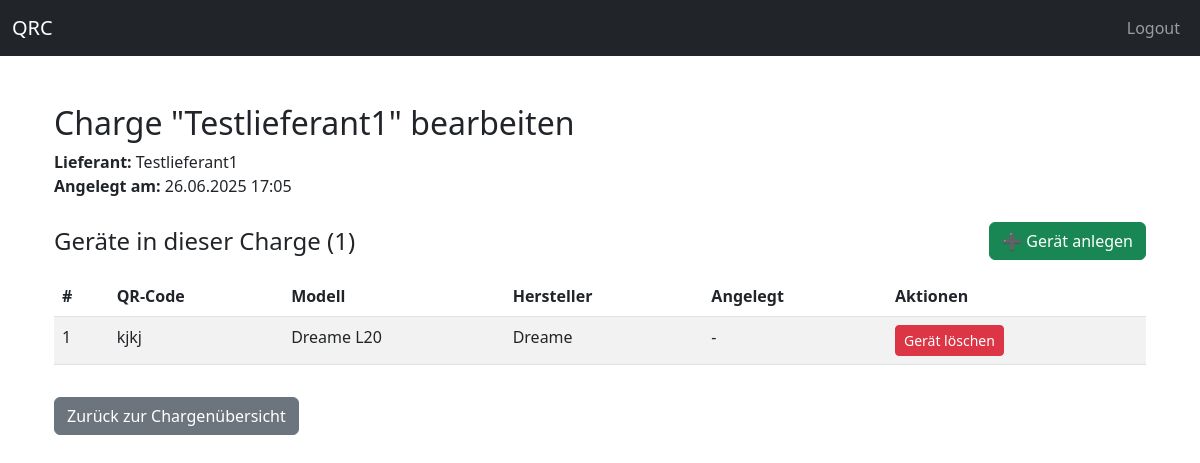
Page /admin/charge/1/bearbeiten (signed in) on the earlier database version.
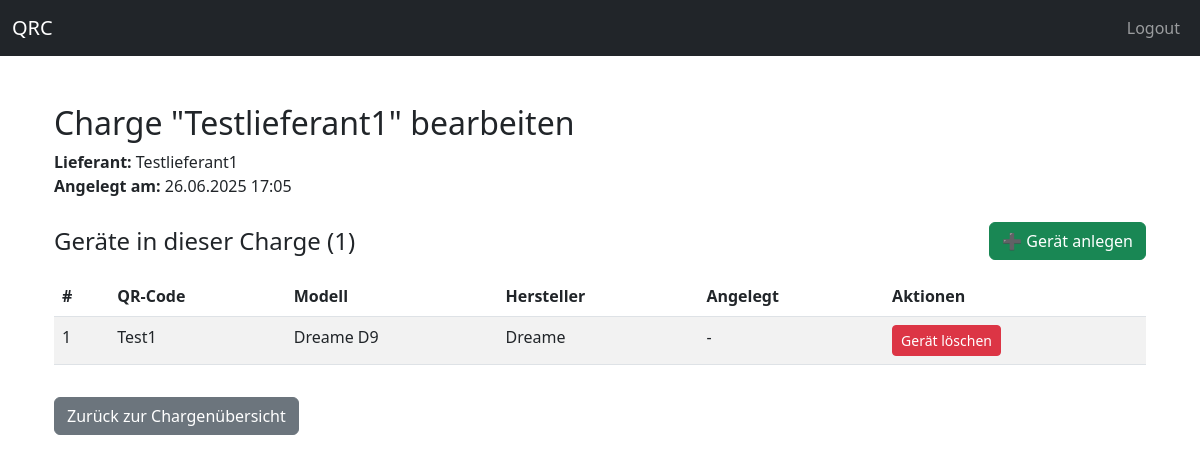
Same page on the later database version.
### app/models/geraet_db.py (models this page shows)
class Geraet(db.Model):
    __tablename__ = "geraete"
    id = db.Column(db.Integer, primary_key=True)
    qrcode = db.Column(db.String, unique=True, nullable=False)
    modell_id = db.Column(
        db.Integer,
        db.ForeignKey("modell.id", name="fk_geraete_modell_id"),
        nullable=False
    )
    charge_id = db.Column(
        db.Integer,
        db.ForeignKey('charge.id', name="fk_geraete_charge_id"),
        nullable=True
    )
    zustand_id = db.Column(
        db.Integer,
        db.ForeignKey("zustaende.id", name="fk_geraete_zustand_id"),
        nullable=False
    )
    benutzer_id = db.Column(
        db.Integer,
        db.ForeignKey("benutzer.id", name="fk_geraete_benutzer_id"),
        nullable=True
    )
    status = db.Column(db.String, nullable=False, server_default="Unbekannt")
    ausgepackt = db.Column(db.Boolean, default=False)
    gereinigt = db.Column(db.Boolean, default=False)
    getestet = db.Column(db.Boolean, default=False)
    bilder_einpackfertig = db.Column(db.Boolean, default=False)
    bilder_fertig = db.Column(db.Boolean, default=False)
    einpackbereit = db.Column(db.Boolean, default=False)
    modell = db.relationship("Modell", back_populates="geraete")
    zustand = db.relationship("Zustand")
    benutzer = db.relationship("Benutzer", backref="geraete")
    historie = db.relationship("Historie", backref="geraet", lazy=True)
    module = db.relationship("Modul", back_populates="geraet", cascade="all, delete-orphan")
    teile = db.relationship("Teil", back_populates="geraet")
    testdurchlaeufe = db.relationship("GeraeteTestDurchlauf", back_populates="geraet", cascade="all, delete-orphan")

### app/models/modell_db.py (models this page shows, shortened)
class Modell(db.Model):
    __tablename__ = "modell"
    id = db.Column(db.Integer, primary_key=True, index=True)
    name = db.Column(db.String(100), unique=True, nullable=False, index=True)
    kategorie_id = db.Column(db.Integer, db.ForeignKey("kategorie.id"), nullable=False)
    unterkategorie_id = db.Column(db.Integer, db.ForeignKey("unterkategorie.id"), nullable=True)
    unterkategorie = db.relationship("Unterkategorie", backref="modelle")
    hersteller_id = db.Column(db.Integer, db.ForeignKey("hersteller.id"), nullable=False)
    hersteller = db.relationship("Hersteller", backref="modelle")
    kategorie = db.relationship("Kategorie", back_populates="modelle")
    geraete = db.relationship("Geraet", back_populates="modell")
    module = db.relationship(Modul, back_populates="modell", cascade="all, delete-orphan")

### app/models/hersteller_db.py (models this page shows, shortened)
class Hersteller(db.Model):
    __tablename__ = "hersteller"
    id = db.Column(db.Integer, primary_key=True)
    name = db.Column(db.String(50), unique=True, nullable=False)

### app/routes/admin_routes.py (the view)
@admin_bp.route('/charge/<int:charge_id>/bearbeiten')
@login_required
def charge_bearbeiten(charge_id):
    from app.models.charge_db import Charge
    from app.models.geraet_db import Geraet as GeraetDB
    charge = Charge.query.get_or_404(charge_id)
    geraete = GeraetDB.query.filter_by(charge_id=charge.id).all()  # Alle Geräte dieser Charge
    return render_template('charge_bearbeiten.html', charge=charge, geraete=geraete)

### app/app.py (called while the page is built)
@login_manager.user_loader
def load_user(user_id):
    return Benutzer.query.get(int(user_id))

### app/templates/charge_bearbeiten.html
{% extends "base.html" %}
{% block content %}
<div class="container mt-5">
  <h2>Charge "{{ charge.name }}" bearbeiten</h2>
  <div class="mb-4">
    <strong>Lieferant:</strong> {{ charge.lieferant.name if charge.lieferant else "-" }}<br>
    <strong>Angelegt am:</strong> {{ charge.angelegt_am.strftime('%d.%m.%Y %H:%M') if charge.angelegt_am else "-" }}
  </div>
  <div class="d-flex justify-content-between align-items-center mb-3">
    <h4 class="mb-0">Geräte in dieser Charge ({{ geraete|length }})</h4>
    <a href="{{ url_for('geraete.geraet_neu', charge_id=charge.id) }}" class="btn btn-success">
      ➕ Gerät anlegen
    </a>
  </div>
  <table class="table table-striped">
    <thead>
      <tr>
        <th>#</th>
        <th>QR-Code</th>
        <th>Modell</th>
        <th>Hersteller</th>
        <th>Angelegt</th>
        <th>Aktionen</th>
      </tr>
    </thead>
    <tbody>
      {% for geraet in geraete %}
      <tr>
        <td>{{ loop.index }}</td>
        <td>{{ geraet.qrcode }}</td>
        <td>{{ geraet.modell.name if geraet.modell else "-" }}</td>
        <td>{{ geraet.modell.hersteller.name if geraet.modell and geraet.modell.hersteller else "-" }}</td>
        <td>{{ geraet.angelegt_am.strftime('%d.%m.%Y %H:%M') if geraet.angelegt_am else "-" }}</td>
        <td>
          <form method="POST"
                action="{{ url_for('admin.geraet_entfernen', geraet_id=geraet.id, charge_id=charge.id) }}"
                style="display:inline;">
            <button type="submit" class="btn btn-danger btn-sm"
                    onclick="return confirm('Wirklich dieses Gerät löschen?');">Gerät löschen</button>
          </form>
        </td>
      </tr>
      {% else %}
      <tr>
        <td colspan="6" class="text-center text-muted">Noch keine Geräte in dieser Charge.</td>
      </tr>
      {% endfor %}
    </tbody>
  </table>
  <a href="{{ url_for('admin.chargen') }}" class="btn btn-secondary mt-3">Zurück zur Chargenübersicht</a>
</div>
{% endblock %}

Differences in the rows shown:
removed Geraet: qrcode "kjkj", modell "Dreame L20", modell.hersteller "Dreame", angelegt_am "-"
now on this page (row edited): Geraet: qrcode "Test1", modell "Dreame D9", modell.hersteller "Dreame", angelegt_am "-"
